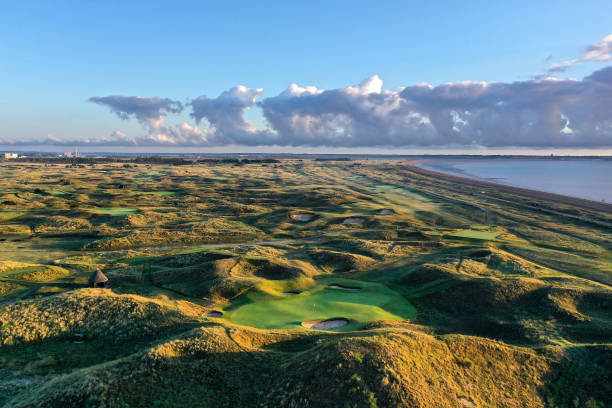
#> input picture golfapp-client/src/theopenimage.jpg, 612 x 408 px
$ python resize_image.py
#> lines starting #> are read from the running program, lines starting #| are printed output that depends on the picture
from PIL import Image

def resize_image(input_image_path, output_image_path, size):
#> called with input_image_path = 'golfapp-client/src/theopenimage.jpg', output_image_path = 'golfapp-client/public/logo192.png', size = (192, 192)
    try:
        with Image.open(input_image_path) as img:
#> img is the input picture: PIL image 612x408 RGB; mean R, G, B 101.7, 120.5, 120.9
            img = img.resize(size)
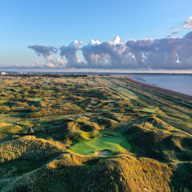
#> img: PIL image 192x192 RGB; mean R, G, B 101.7, 120.5, 120.9
            img.save(output_image_path)
        print(f"Image resized and saved to {output_image_path}")
    except FileNotFoundError:
        print(f"Error: Input image not found at {input_image_path}")
    except Exception as e:
        print(f"An error occurred: {e}")

if __name__ == "__main__":
    input_path = "golfapp-client/src/theopenimage.jpg"
    output_path_192 = "golfapp-client/public/logo192.png"
    output_path_512 = "golfapp-client/public/logo512.png"
    new_size_192 = (192, 192)
    new_size_512 = (512, 512)

    resize_image(input_path, output_path_192, new_size_192)
    resize_image(input_path, output_path_512, new_size_512)
#> call 2 of resize_image, with input_image_path = 'golfapp-client/src/theopenimage.jpg', output_image_path = 'golfapp-client/public/logo512.png', size = (512, 512)
#> in resize_image (call 2), `img = img.resize(size)`:
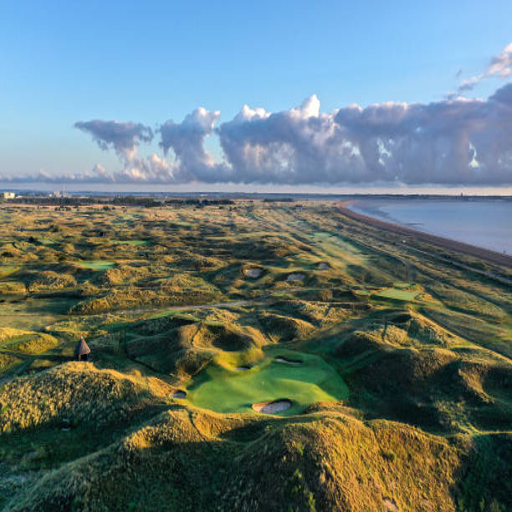
#> img: PIL image 512x512 RGB; mean R, G, B 101.7, 120.5, 120.9

$ run again, with golfapp-client/src/anfi.jpg copied over golfapp-client/src/theopenimage.jpg
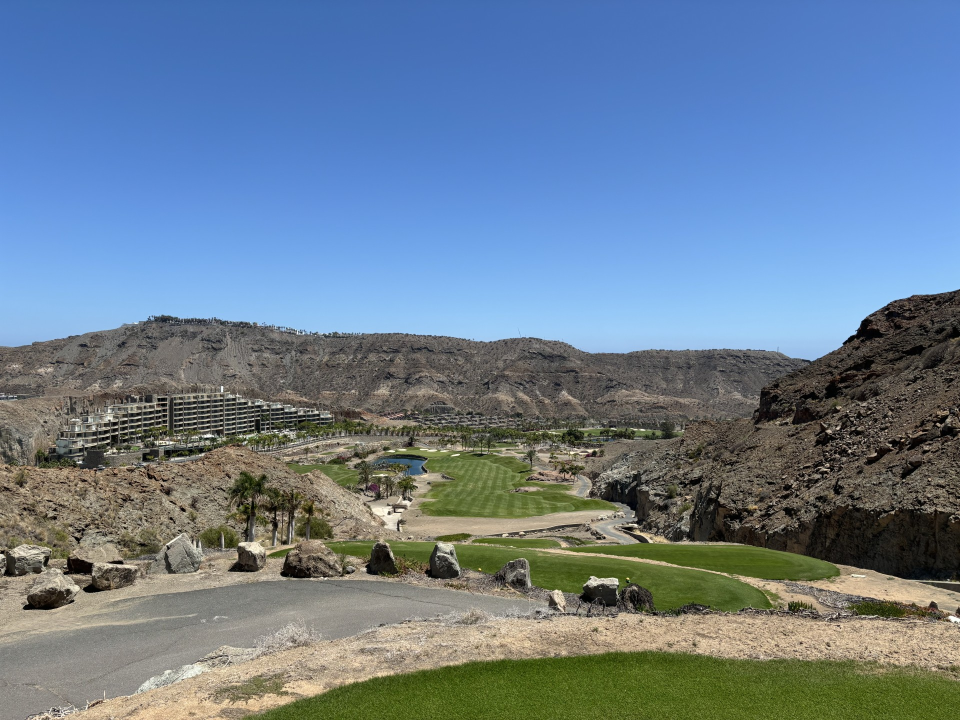
#> input picture golfapp-client/src/anfi.jpg, 1920 x 1440 px (shown at 1/2 size)
#> in resize_image, img is the input picture: PIL image 1920x1440 RGB; mean R, G, B 106.3, 126.5, 146.3
#> in resize_image, `img = img.resize(size)`:
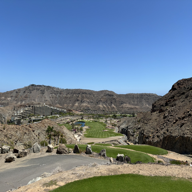
#> img: PIL image 192x192 RGB; mean R, G, B 106.3, 126.5, 146.3
#> in resize_image (call 2), `img = img.resize(size)`:
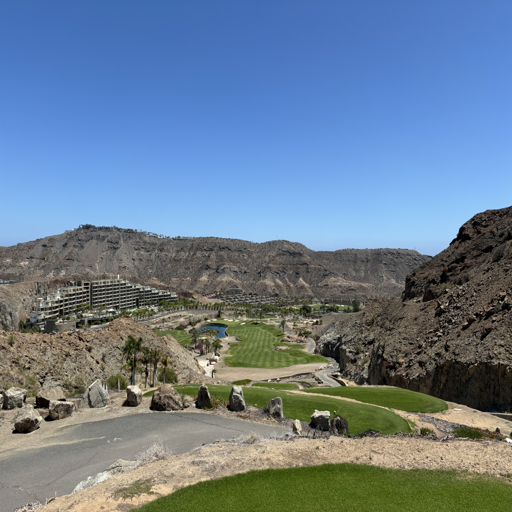
#> img: PIL image 512x512 RGB; mean R, G, B 106.3, 126.5, 146.3
